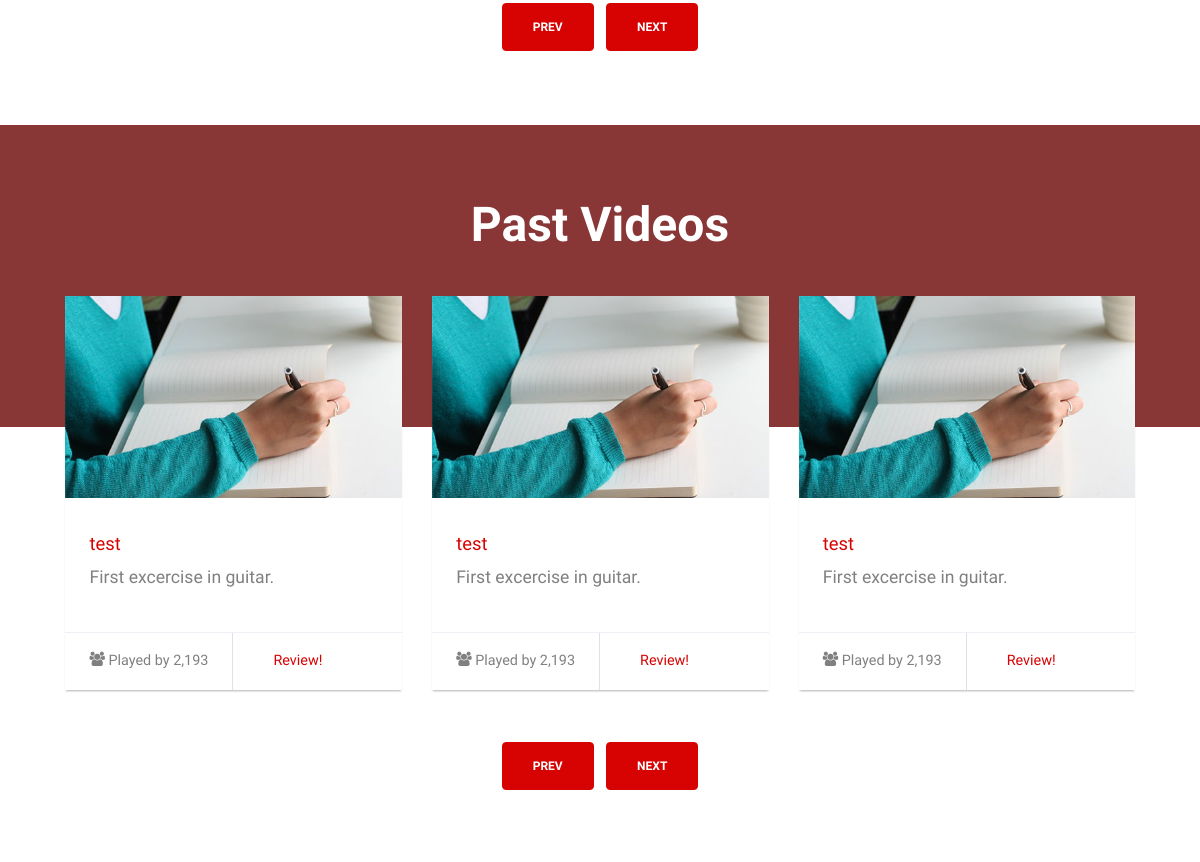
Page / (signed in, middle part) on the earlier database version.
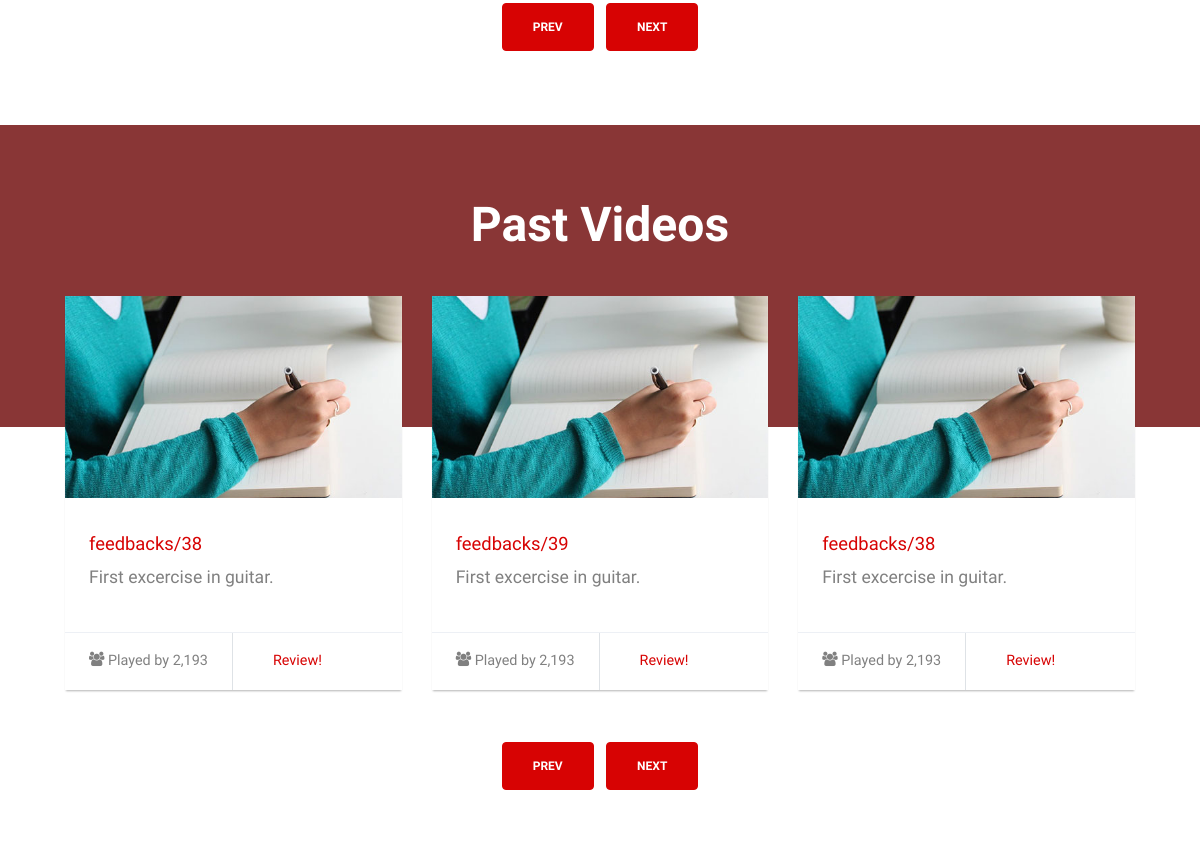
Same page on the later database version.
### GuitarPickUp/models.py (models this page shows, shortened)
class Feedback(models.Model):
    video_id = models.ForeignKey(StudentVideo,on_delete=models.CASCADE,null=True,blank=True)
    user_id = models.ForeignKey(User,on_delete=models.CASCADE,null=True,blank=True)
    feedback = models.TextField(null=True,blank=True)
    report= models.TextField(null=True,blank=True)
    class Meta:
        ordering =['video_id']

### GuitarPickUp/views.py (the view)
# urls.py: path('', views.home, name='home'),
def home(request):
    if (request.method == 'POST'):
        username = request.POST.get('username')
        email = request.POST.get('email')
        password = request.POST.get('password1')
        user = User.objects.create_user(username, email, password)
        user.save()
    exercises = Excercise.objects.values('id','title','positions')
    feedback = None
    if(request.user.id != None):
        feedback = Feedback.objects.filter(user_id = request.user.id).values('id','feedback')#user_id = request.user.id
    return render(request, 'base/home.html',{'exercises':exercises,'feedbacks':feedback})

### GuitarPickUp/templates/base/home.html (shortened to what this page needs)
{% extends 'base.html' %}
{% block body %}
<div class="site-section courses-entry-wrap courses" data-aos="fade-up" data-aos-delay="100">
    <div class="container">
        <div class="row justify-content-center">
            <div class="col-7 text-center">
                <button class="customPrevBtn btn btn-primary m-1">Prev</button>
                <button class="customNextBtn btn btn-primary m-1">Next</button>
            </div>
        </div>
    </div>
</div>
{% if request.user.is_authenticated %}
  {% if feedbacks %}
    <div class="site-section courses-title" id="programs-section">
      <div class="container">
          <div class="row mb-5 justify-content-center">
              <div class="col-lg-7 text-center" data-aos="fade-up" data-aos-delay="">
                  <h2 class="section-title">Past Videos</h2>
              </div>
          </div>
          <div class="col-lg-7 text-center" data-aos="fade-up" data-aos-delay="">
          </div>
      </div>
    </div>
      <div class="site-section courses-entry-wrap courses" data-aos="fade-up" data-aos-delay="100">
        <div class="container">
            <div class="row">
                <div class="owl-carousel col-12 nonloop-block-14">
                  {% for f in feedbacks%}
                    <div class="course bg-white h-100 align-self-stretch">
                        <figure class="m-0">
                            <a href="{% url 'feedback'%}" onclick="hideShow(this);"><img src="static/images/img_1.jpg" alt="Image" class="img-fluid"></a>
                        </figure>
                        <div class="course-inner-text py-4 px-4">
                            <h3><a href="feedback.html">{{f.feedback}} </a></h3>
                            <p>First excercise in guitar. </p>
                        </div>
                        <div class="d-flex border-top stats">
                            <div class="py-3 px-4"><span class="icon-users"></span> Played by 2,193 </div>
                            <div class="py-3 px-4 w-25 border-left"><a href="{% url 'feedback'%}" onclick="hideShow(this);"
                                    style="padding-bottom: 0px !important;padding-top: 0px !important;"
                                    class="nav-link"><span>Review!</span></a></div></div>
                  </div>
                  {% endfor %}
                </div>
            </div>
            <div class="row justify-content-center">
                <div class="col-7 text-center">
                    <button class="customPrevBtn btn btn-primary m-1">Prev</button>
                    <button class="customNextBtn btn btn-primary m-1">Next</button>
                </div>
            </div>
        </div>
      </div>
  {% endif %}
{% endif %}
{% endblock %}"

Differences in the rows shown:
removed Feedback: feedback "test"
removed Feedback: feedback "test"
removed Feedback: feedback "test"
now on this page (row unchanged): Feedback: feedback "feedbacks/38"
added Feedback: feedback "feedbacks/39"
